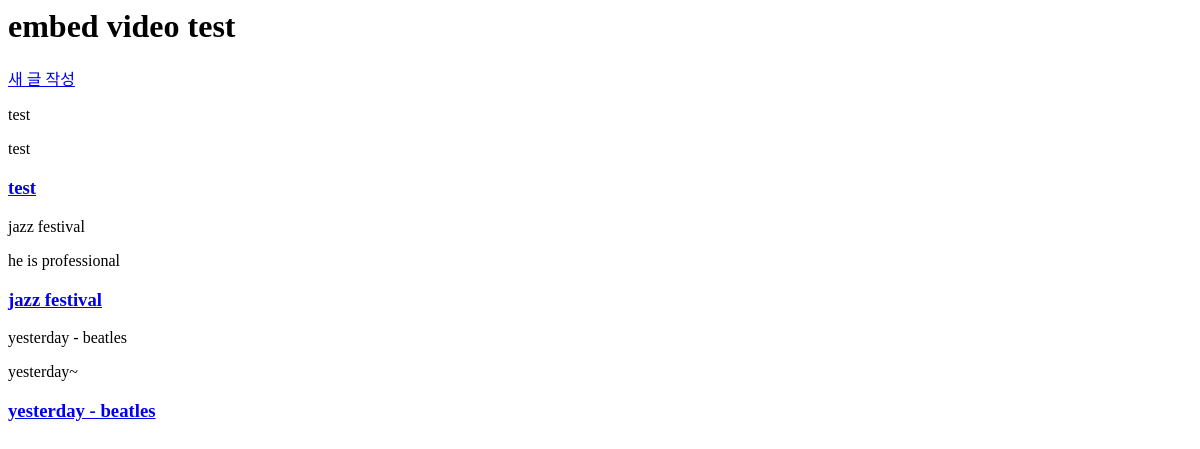
Before: / with the older database file.
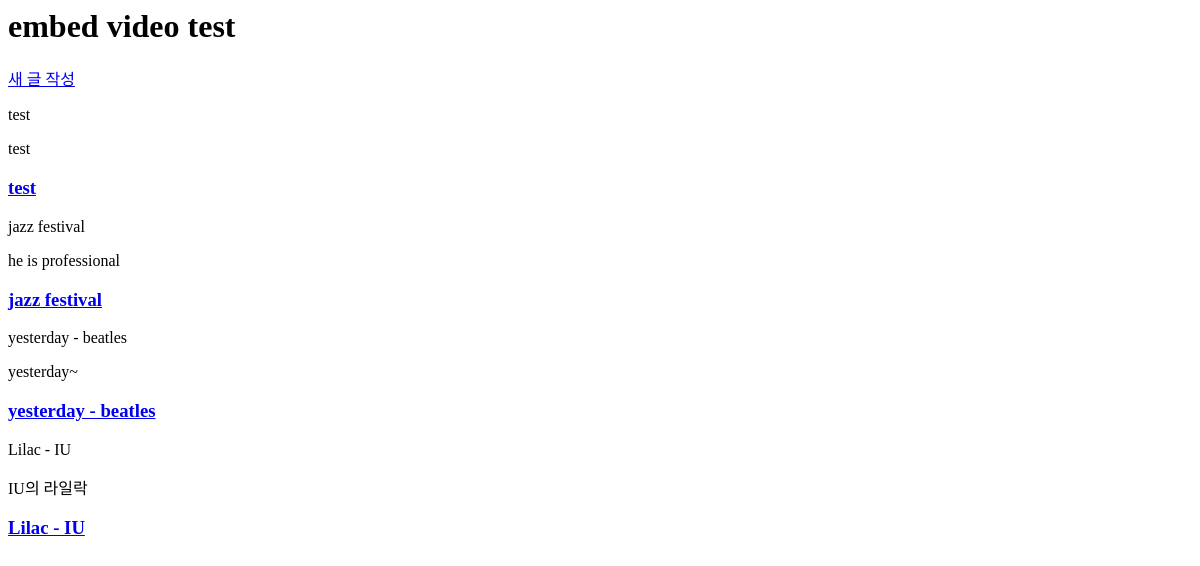
After: the same page with the newer database file.
### projectapp/models.py (models this page shows, shortened)
class Item(models.Model):
    title = models.CharField(max_length=200)
    content = models.TextField()
    video = EmbedVideoField()
    photo = models.ImageField(blank=True, null=True, upload_to='commu_photo')

### projectapp/views.py (the view)
# urls.py: path('', views.home, name='home'),
def home(request):
    posts = Item.objects.all()
    return render(request, 'home.html', {'posts':posts})

### projectapp/templates/home.html
<h1>embed video test</h1>
<a href="{% url 'modelform' %}">새 글 작성</a>
{% load embed_video_tags %}
{% for post in posts %}
<div>
    <div>
        <p>{{ post.title }}</p>
        <p>{{ post.content }}</p>
        <a href="{% url 'details' post.id %}"><h3>{{ post.title }}</h3></a>
    </div>
</div>
{% endfor %}

Changed rows visible on the page:
added Item: title "Lilac - IU", content "IU의 라일락"
